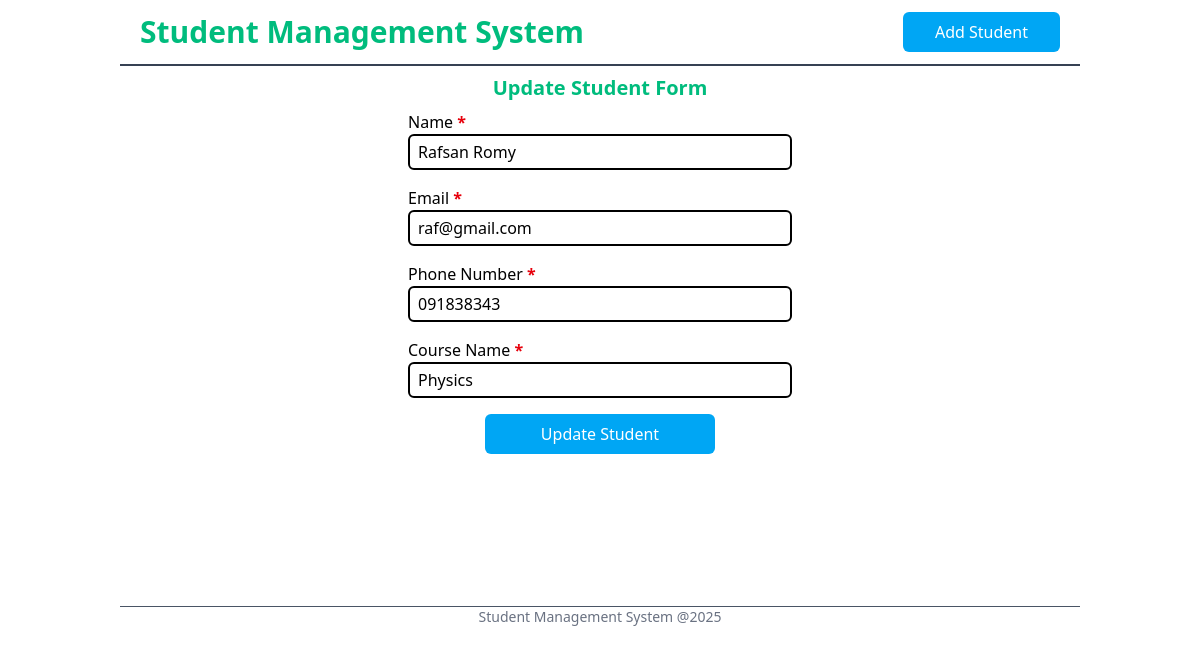
The app's page /update/2/ with its own data.
### students_app/models.py (models this page shows, shortened)
class Student(models.Model):
    name = models.CharField(max_length=100)
    email = models.EmailField(max_length=100)
    phone_no = models.CharField(max_length=20)
    course_name = models.CharField(max_length=100)

### students_app/views.py (the view, shortened to what this page needs)
# urls.py: path('update/<int:student_id>/', views.update, name='update_student'),
def update(request, student_id):
    student = Student.objects.get(id=student_id)
    return render(request, 'update_student.html', {'student': student})

### students_app/templates/update_student.html (shortened to what this page needs)
{% extends 'base.html' %}
{% block content %}
<section class="w-2/5 mx-auto">
    <h2 class="text-xl font-semibold text-emerald-500 text-center py-2">Update Student Form</h2>
    <form action="" method="post" class="space-y-4">
        <div>
            <label for="name">
                Name
                <span class="text-red-600 font-semibold">*</span>
            </label>
            <input type="text" id="name" name="name" class="border-2 rounded-md w-full px-2 py-1"
                value="{{student.name}}" placeholder="Enter your name here..." required>
        </div>
        <div>
            <label for="email">
                Email
                <span class="text-red-600 font-semibold">*</span>
            </label>
            <input type="email" id="email" name="email" class="border-2 rounded-md w-full px-2 py-1"
                value="{{student.email}}" placeholder="Enter your email here..." required>
        </div>
        <div>
            <label for="phone_no">
                Phone Number
                <span class="text-red-600 font-semibold">*</span>
            </label>
            <input type="text" id="phone_no" name="phone_no" class="border-2 rounded-md w-full px-2 py-1"
                value="{{student.phone_no}}" placeholder="Enter your phone number here..." required>
        </div>
        <div>
            <label for="course_name">
                Course Name
                <span class="text-red-600 font-semibold">*</span>
            </label>
            <input type="text" id="course_name" name="course_name" class="border-2 rounded-md w-full px-2 py-1"
                value="{{student.course_name}}" placeholder="Enter your course name here..." required>
        </div>
        <div class="w-3/5 mx-auto">
            <button type="submit"
                class="w-full bg-sky-500 text-white px-8 py-2 cursor-pointer hover:opacity-70 duration-300 rounded-md">
                Update Student
            </button>
        </div>
    </form>
</section>
{% endblock %}

### records on screen
Student: name "Rafsan Romy", email "raf@gmail.com", phone_no "091838343", course_name "Physics"
